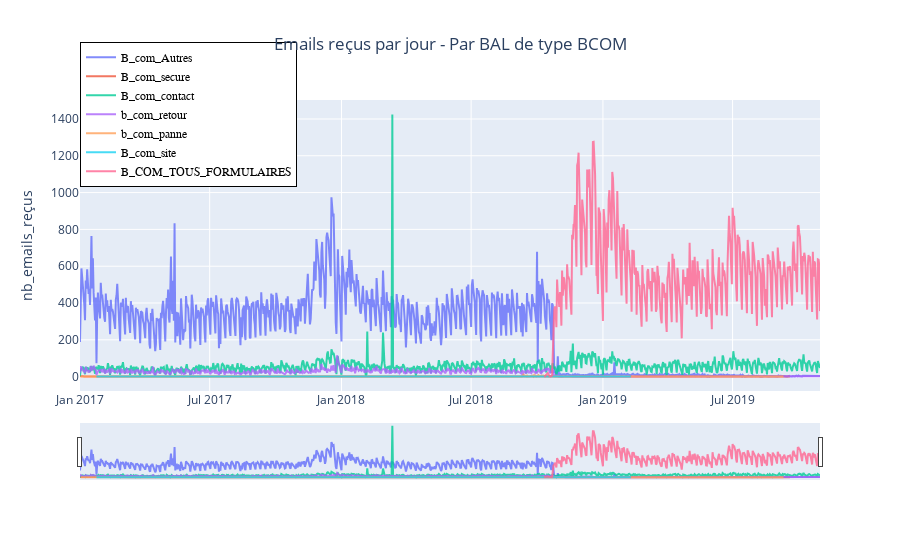

The cell this chart's notebook holds for it:
### Markdown cell above
### Répartition par BAL - type BCOM

### Code cell
df_jour_BAL.index = df_jour_BAL['date']
fig = go.Figure()
for i, y in enumerate(bals_bcom):
    fig.add_trace(go.Scatter(
                x=df_jour_BAL.loc[df_jour_BAL.BAL==y, :].index,
                y=df_jour_BAL.loc[df_jour_BAL.BAL==y, :]["nb_emails_reçus"],
                mode='lines',
                name=y,
                opacity=0.8))
fig.update_yaxes(title_text="nb_emails_reçus")
fig.update_layout(title_text="Emails reçus par jour - Par BAL de type BCOM", title_x=0.5, xaxis_rangeslider_visible=True)
fig.update_layout(
    legend=go.layout.Legend(
        x=0,
        y=1.2,
        traceorder="normal",
        font=dict(
            family="sans-serif",
            size=12,
            color="black"
        ),
        #bgcolor="LightSteelBlue",
        bordercolor="Black",
        borderwidth=1
    )
)

### Figure 1 — Plotly figure (JSON) as saved in the notebook; plotly's stock layout.template omitted (floating-point values rounded to 4 significant figures; data arrays with more than 128 entries replaced by an {"elided": "..."} marker saying what was removed)
{"data": [{"mode": "lines", "name": "B_com_Autres", "opacity": 0.8, "type": "scatter", "x": {"elided": "1018 str values"}, "y": {"elided": "1018 int values"}}, {"mode": "lines", "name": "B_com_secure", "opacity": 0.8, "type": "scatter", "x": {"elided": "346 str values"}, "y": {"elided": "346 int values"}}, {"mode": "lines", "name": "B_com_contact", "opacity": 0.8, "type": "scatter", "x": {"elided": "1034 str values"}, "y": {"elided": "1034 int values"}}, {"mode": "lines", "name": "b_com_retour", "opacity": 0.8, "type": "scatter", "x": {"elided": "722 str values"}, "y": {"elided": "722 int values"}}, {"mode": "lines", "name": "b_com_panne", "opacity": 0.8, "type": "scatter", "x": ["2017-01-02T00:00:00", "2017-01-16T00:00:00", "2017-01-23T00:00:00", "2017-02-02T00:00:00", "2017-02-10T00:00:00", "2017-02-12T00:00:00", "2017-02-27T00:00:00", "2017-03-11T00:00:00", "2017-03-21T00:00:00", "2017-04-02T00:00:00", "2017-04-07T00:00:00", "2017-04-10T00:00:00", "2017-04-24T00:00:00", "2017-05-05T00:00:00", "2017-05-09T00:00:00", "2017-05-11T00:00:00", "2017-06-12T00:00:00", "2017-07-04T00:00:00", "2017-07-05T00:00:00", "2017-07-06T00:00:00", "2017-07-07T00:00:00", "2017-07-10T00:00:00", "2017-07-21T00:00:00", "2017-07-31T00:00:00", "2017-08-21T00:00:00", "2017-09-06T00:00:00", "2017-09-13T00:00:00", "2017-09-18T00:00:00", "2017-09-26T00:00:00", "2017-10-04T00:00:00", "2017-10-09T00:00:00", "2017-11-15T00:00:00", "2017-12-04T00:00:00", "2017-12-07T00:00:00", "2018-01-11T00:00:00", "2018-01-14T00:00:00", "2018-01-28T00:00:00", "2018-01-29T00:00:00", "2018-01-31T00:00:00", "2018-02-22T00:00:00", "2018-02-25T00:00:00", "2018-03-01T00:00:00", "2018-03-06T00:00:00", "2018-04-24T00:00:00", "2018-05-03T00:00:00", "2018-05-14T00:00:00", "2018-05-27T00:00:00", "2018-05-29T00:00:00", "2018-06-11T00:00:00", "2018-07-10T00:00:00", "2018-07-16T00:00:00", "2018-07-18T00:00:00", "2018-07-23T00:00:00", "2018-07-31T00:00:00", "2018-08-19T00:00:00", "2018-08-30T00:00:00", "2018-09-03T00:00:00", "2018-09-10T00:00:00", "2018-09-12T00:00:00", "2018-09-13T00:00:00", "2018-09-14T00:00:00", "2018-09-15T00:00:00", "2018-09-16T00:00:00", "2018-09-17T00:00:00", "2018-09-18T00:00:00", "2018-09-21T00:00:00", "2018-09-22T00:00:00", "2018-09-24T00:00:00", "2018-09-25T00:00:00", "2018-09-26T00:00:00", "2018-09-27T00:00:00", "2018-09-28T00:00:00", "2018-09-29T00:00:00", "2018-09-30T00:00:00", "2018-10-01T00:00:00", "2018-10-02T00:00:00", "2018-10-03T00:00:00", "2018-10-04T00:00:00", "2018-10-05T00:00:00", "2018-10-06T00:00:00", "2018-10-08T00:00:00", "2018-10-09T00:00:00", "2018-10-10T00:00:00", "2018-10-11T00:00:00", "2018-10-12T00:00:00", "2018-10-13T00:00:00", "2018-10-14T00:00:00", "2018-10-15T00:00:00", "2018-10-16T00:00:00", "2018-10-17T00:00:00", "2018-10-18T00:00:00", "2018-10-19T00:00:00", "2018-10-20T00:00:00", "2018-10-21T00:00:00", "2018-10-22T00:00:00", "2018-10-23T00:00:00", "2018-10-24T00:00:00", "2018-10-27T00:00:00", "2018-10-30T00:00:00", "2018-11-05T00:00:00", "2018-11-06T00:00:00", "2018-11-10T00:00:00", "2018-11-16T00:00:00", "2018-11-21T00:00:00", "2018-11-22T00:00:00", "2018-11-25T00:00:00", "2018-11-26T00:00:00", "2018-11-27T00:00:00", "2018-12-01T00:00:00", "2018-12-03T00:00:00", "2018-12-07T00:00:00", "2018-12-14T00:00:00", "2018-12-15T00:00:00", "2018-12-18T00:00:00", "2018-12-20T00:00:00", "2018-12-21T00:00:00", "2018-12-29T00:00:00", "2019-01-11T00:00:00", "2019-01-13T00:00:00", "2019-01-14T00:00:00", "2019-01-21T00:00:00", "2019-01-22T00:00:00", "2019-09-10T00:00:00"], "y": [1, 1, 1, 1, 1, 1, 1, 1, 1, 2, 2, 1, 1, 1, 2, 1, 2, 1, 1, 1, 1, 1, 1, 1, 1, 1, 2, 2, 1, 2, 2, 1, 1, 1, 1, 1, 1, 1, 1, 1, 1, 1, 1, 1, 1, 1, 1, 1, 1, 1, 1, 1, 1, 1, 1, 1, 1, 1, 10, 6, 3, 4, 1, 6, 1, 2, 4, 7, 6, 1, 8, 3, 5, 1, 3, 7, 8, 3, 4, 3, 3, 4, 6, 2, 3, 2, 3, 5, 3, 1, 3, 4, 3, 4, 3, 1, 2, 1, 1, 1, 1, 1, 1, 1, 1, 1, 1, 2, 1, 1, 1, 2, 2, 1, 1, 1, 1, 2, 1, 1, 1, 1, 1]}, {"mode": "lines", "name": "B_com_site", "opacity": 0.8, "type": "scatter", "x": ["2017-01-24T00:00:00", "2017-03-16T00:00:00", "2019-02-09T00:00:00"], "y": [1, 1, 1]}, {"mode": "lines", "name": "B_COM_TOUS_FORMULAIRES", "opacity": 0.8, "type": "scatter", "x": {"elided": "381 str values"}, "y": {"elided": "381 int values"}}], "layout": {"legend": {"bordercolor": "Black", "borderwidth": 1, "font": {"color": "black", "family": "sans-serif", "size": 12}, "traceorder": "normal", "x": 0, "y": 1.2}, "title": {"text": "Emails reçus par jour - Par BAL de type BCOM", "x": 0.5}, "xaxis": {"rangeslider": {"visible": true}}, "yaxis": {"title": {"text": "nb_emails_reçus"}}}}
